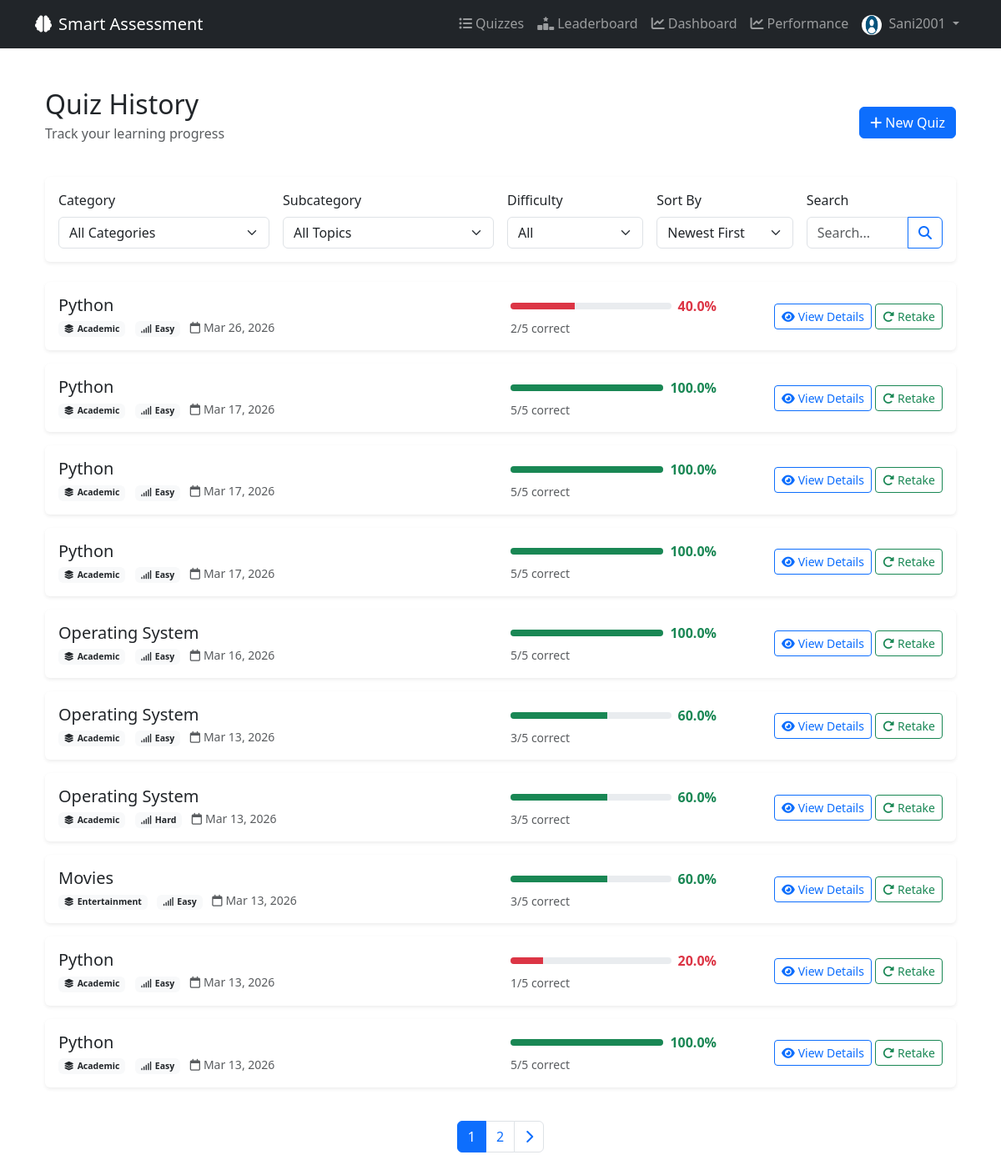
Page /quiz/history/ (signed in) on the committed database.
### users/models.py (models this page shows, shortened)
class Profile(models.Model):
    user = models.OneToOneField(User, on_delete=models.CASCADE, related_name='profile')
    image = models.ImageField(default='profile_pics/default.jpg', upload_to='profile_pics')
    bio = models.TextField(blank=True)
    preferences = models.TextField(blank=True)
    phone = models.CharField(max_length=15, blank=True)
    ROLE_CHOICES = [
        ('admin', 'Admin'),
        ('user', 'User'),
    ]
    role = models.CharField(max_length=10, choices=ROLE_CHOICES, default='user')
    total_score = models.FloatField(default=0)
    total_quizzes = models.IntegerField(default=0)
    average_score = models.FloatField(default=0)
    best_score = models.FloatField(default=0)
    show_on_leaderboard = models.BooleanField(default=True)
    streak = models.IntegerField(default=0)

### quiz/models.py (models this page shows, shortened)
class QuizResult(models.Model):
    user = models.ForeignKey(User, on_delete=models.CASCADE)
    quiz = models.ForeignKey(Quiz, on_delete=models.CASCADE)
    total_questions = models.IntegerField()
    correct_answers = models.IntegerField()
    score_percent = models.FloatField()
    is_pass = models.BooleanField(default=False)
    total_time_taken = models.IntegerField(default=0)  # seconds
    attempt_number = models.IntegerField(default=1)  # Track attempt number
    quiz_topic = models.CharField(max_length=200, blank=True)  # Store topic name for grouping
    difficulty = models.CharField(max_length=20, default='medium')  # Store difficulty
    created_at = models.DateTimeField(auto_now_add=True)
    class Meta:
        ordering = ['-created_at']

class Quiz(models.Model):
    subcategory = models.ForeignKey(SubCategory, on_delete=models.CASCADE, related_name='quizzes')
    difficulty = models.CharField(max_length=20, default='medium')
    question_count = models.PositiveIntegerField(default=10)
    timer_enabled = models.BooleanField(default=False)
    timer_duration_seconds = models.PositiveIntegerField(default=0)
    created_at = models.DateTimeField(auto_now_add=True)
    status = models.CharField(max_length=20, choices=[('in_progress', 'In Progress'), ('completed', 'Completed'), ('abandoned', 'Abandoned')], default='in_progress')
    last_accessed = models.DateTimeField(auto_now=True)
    current_question_index = models.PositiveIntegerField(default=0)

class SubCategory(models.Model):
    category = models.ForeignKey(
        Category,
        on_delete=models.CASCADE,
        related_name='subcategories'
    )
    name = models.CharField(max_length=100)
    description = models.TextField(blank=True)
    class Meta:
        unique_together = ('category', 'name')
        ordering = ['name']

class Category(models.Model):
    name = models.CharField(max_length=100, unique=True)
    description = models.TextField(blank=True)
    image = models.ImageField(upload_to='categories/', blank=True, null=True)
    class Meta:
        ordering = ['name']

### quiz/views.py (the view)
# urls.py: path('history/', views.quiz_history, name='history'),
@login_required
def quiz_history(request):
    quizzes = QuizResult.objects.filter(user=request.user).select_related(
        'quiz', 'quiz__subcategory', 'quiz__subcategory__category'
    )
    category = request.GET.get('category')
    if category and category.isdigit():
        quizzes = quizzes.filter(quiz__subcategory__category_id=int(category))
    subcategory = request.GET.get('subcategory')
    if subcategory and subcategory.isdigit():
        quizzes = quizzes.filter(quiz__subcategory_id=int(subcategory))
    elif subcategory:
        print(f"⚠️ Ignoring invalid subcategory filter: {subcategory}")
    difficulty = request.GET.get('difficulty')
    if difficulty:
        quizzes = quizzes.filter(quiz__difficulty=difficulty)
    date_from = request.GET.get('date_from')
    if date_from:
        quizzes = quizzes.filter(created_at__gte=date_from)
    date_to = request.GET.get('date_to')
    if date_to:
        quizzes = quizzes.filter(created_at__lte=date_to)
    search = request.GET.get('search')
    if search:
        quizzes = quizzes.filter(
            Q(quiz__subcategory__name__icontains=search) |
            Q(quiz__subcategory__category__name__icontains=search)
        )
    sort_by = request.GET.get('sort', '-created_at')
    valid_sort_fields = ['created_at', '-created_at', 'score_percent', '-score_percent',
                        'quiz__subcategory__name', '-quiz__subcategory__name']
    if sort_by in valid_sort_fields:
        quizzes = quizzes.order_by(sort_by)
    paginator = Paginator(quizzes, 10)
    page_number = request.GET.get('page')
    page_obj = paginator.get_page(page_number)
    from django.db.models import Count
    category_ids = QuizResult.objects.filter(
    user=request.user
    ).values_list(
    'quiz__subcategory__category_id', flat=True
    ).distinct()
    categories = Category.objects.filter(id__in=category_ids)
    subcategory_ids = QuizResult.objects.filter(
    user=request.user
    ).values_list(
    'quiz__subcategory_id', flat=True
    ).distinct()
    subcategories = SubCategory.objects.filter(id__in=subcategory_ids)
    safe_category = category if category and category.isdigit() else ''
    safe_subcategory = subcategory if subcategory and subcategory.isdigit() else ''
    context = {
        'page_obj': page_obj,
        'categories': categories,
        'subcategories': subcategories,
        'current_filters': {
            'category': safe_category,
            'subcategory': safe_subcategory,
            'difficulty': difficulty if difficulty else '',
            'date_from': date_from if date_from else '',
            'date_to': date_to if date_to else '',
            'search': search if search else '',
            'sort': sort_by,
        }
    }
    return render(request, 'quiz/quiz_history.html', context)

### templates/quiz/quiz_history.html (shortened to what this page needs)
{% extends 'base.html' %}
{% block content %}
<div class="container py-4">
    <div class="d-flex justify-content-between align-items-center mb-4">
        <div>
            <h2 class="mb-1">Quiz History</h2>
            <p class="text-muted">Track your learning progress</p>
        </div>
        <a href="{% url 'quiz:category_list' %}" class="btn btn-primary">
            <i class="fa-solid fa-plus me-1"></i>New Quiz
        </a>
    </div>
    <div class="card border-0 shadow-sm mb-4">
        <div class="card-body">
            <form method="GET" id="filterForm">
                <div class="row g-3">
                    <div class="col-md-3">
                        <label class="form-label">Category</label>
                        <select name="category" class="form-select" onchange="this.form.submit()">
                            <option value="">All Categories</option>
                        </select>
                    </div>
                    <div class="col-md-3">
                        <label class="form-label">Subcategory</label>
                        <select name="subcategory" class="form-select" onchange="this.form.submit()">
                            <option value="">All Topics</option>
                        </select>
                    </div>
                    <div class="col-md-2">
                        <label class="form-label">Difficulty</label>
                        <select name="difficulty" class="form-select" onchange="this.form.submit()">
                            <option value="">All</option>
                        </select>
                    </div>
                    <div class="col-md-2">
                        <label class="form-label">Sort By</label>
                        <select name="sort" class="form-select" onchange="this.form.submit()">
                            <option value="-created_at" {% if current_filters.sort == '-created_at' %}selected{% endif %}>Newest First</option>
                        </select>
                    </div>
                    <div class="col-md-2">
                        <label class="form-label">Search</label>
                        <div class="input-group">
                            <input type="text" name="search" class="form-control"
                                   value="{{ current_filters.search|default:'' }}"
                                   placeholder="Search...">
                            <button class="btn btn-outline-primary" type="submit">
                                <i class="fa-solid fa-search"></i>
                            </button>
                        </div>
                    </div>
                </div>
            </form>
        </div>
    </div>
    <div class="row">
        {% for result in page_obj %}
        <div class="col-12 mb-3">
            <div class="card border-0 shadow-sm hover-card">
                <div class="card-body">
                    <div class="row align-items-center">
                        <div class="col-md-6">
                            <h5 class="mb-1">
                                <a href="{% url 'quiz:quiz_results' result.id %}" class="text-decoration-none text-dark">
                                    {{ result.quiz.subcategory.name }}
                                </a>
                            </h5>
                            <div class="text-muted small">
                                <span class="badge bg-light text-dark me-2">
                                    <i class="fa-solid fa-layer-group me-1"></i>{{ result.quiz.subcategory.category.name }}
                                </span>
                                <span class="badge bg-light text-dark me-2">
                                    <i class="fa-solid fa-signal me-1"></i>{{ result.quiz.difficulty|title }}
                                </span>
                                <span>
                                    <i class="fa-regular fa-calendar me-1"></i>{{ result.created_at|date:"M d, Y" }}
                                </span>
                            </div>
                        </div>
                        <div class="col-md-3">
                            <div class="d-flex align-items-center">
                                <div class="progress flex-grow-1 me-2" style="height: 8px;">
                                    <div class="progress-bar {% if result.is_pass %}bg-success{% else %}bg-danger{% endif %}"
                                         role="progressbar"
                                         style="width: {{ result.score_percent }}%"></div>
                                </div>
                                <span class="fw-bold {% if result.is_pass %}text-success{% else %}text-danger{% endif %}">
                                    {{ result.score_percent|floatformat:1 }}%
                                </span>
                            </div>
                            <div class="small text-muted mt-1">
                                {{ result.correct_answers }}/{{ result.total_questions }} correct
                            </div>
                        </div>
                        <div class="col-md-3 text-end">
                            <a href="{% url 'quiz:quiz_results' result.id %}" class="btn btn-outline-primary btn-sm">
                                <i class="fa-solid fa-eye me-1"></i>View Details
                            </a>
                            <a href="{% url 'quiz:retake_quiz' result.id %}" class="btn btn-outline-success btn-sm">
                                <i class="fa-solid fa-rotate-right me-1"></i>Retake
                            </a>
                        </div>
                    </div>
                </div>
            </div>
        </div>
        {% endfor %}
    </div>
    {% if page_obj.has_other_pages %}
    <nav class="mt-4">
        <ul class="pagination justify-content-center">
            {% for num in page_obj.paginator.page_range %}
                {% if page_obj.number == num %}
                <li class="page-item active"><span class="page-link">{{ num }}</span></li>
                {% elif num > page_obj.number|add:'-3' and num < page_obj.number|add:'3' %}
                <li class="page-item">
                    <a class="page-link" href="?page={{ num }}{% for key, value in request.GET.items %}{% if key != 'page' %}&{{ key }}={{ value }}{% endif %}{% endfor %}">{{ num }}</a>
                </li>
                {% endif %}
            {% endfor %}
            {% if page_obj.has_next %}
            <li class="page-item">
                <a class="page-link" href="?page={{ page_obj.next_page_number }}{% for key, value in request.GET.items %}{% if key != 'page' %}&{{ key }}={{ value }}{% endif %}{% endfor %}">
                    <i class="fa-solid fa-chevron-right"></i>
                </a>
            </li>
            {% endif %}
        </ul>
    </nav>
    {% endif %}
</div>
{% endblock %}

### templates/base.html (shortened to what this page needs)
<!doctype html>
<html lang="en">
<head>
    <link href="https://cdn.jsdelivr.net/npm/bootstrap@5.3.3/dist/css/bootstrap.min.css" rel="stylesheet">
    <link rel="stylesheet"
          href="https://cdnjs.cloudflare.com/ajax/libs/font-awesome/6.5.1/css/all.min.css">
</head>
<body>
<nav class="navbar navbar-expand-lg navbar-dark bg-dark">
    <div class="container">
        <a class="navbar-brand" href="">
            <i class="fa-solid fa-brain me-2"></i>Smart Assessment
        </a>
        <div class="collapse navbar-collapse" id="navbarNav">
            <ul class="navbar-nav ms-auto">
                {% if user.is_authenticated %}
                <li class="nav-item">
                    <a class="nav-link" href="{% url 'quiz:category_list' %}">
                        <i class="fa-solid fa-list-ul me-1"></i>Quizzes
                    </a>
                </li>
                <li class="nav-item">
                    <a class="nav-link" href="{% url 'quiz:leaderboard' %}">
                        <i class="fa-solid fa-ranking-star me-1"></i>Leaderboard
                    </a>
                </li>
                <li class="nav-item">
                    <a class="nav-link" href="{% url 'dashboard' %}">
                        <i class="fa-solid fa-chart-line me-1"></i>Dashboard
                    </a>
                </li>
                <li class="nav-item">
    <a class="nav-link" href="{% url 'quiz:quiz_comparison' %}">
        <i class="fa-solid fa-chart-line me-1"></i>Performance
    </a>
</li>
                <li class="nav-item dropdown">
                    <a class="nav-link dropdown-toggle" href="#" role="button" data-bs-toggle="dropdown">
                        {% if user.profile.image and user.profile.image != 'default.jpg' %}
                        <img src="{{ user.profile.image.url }}" width="24" height="24" class="rounded-circle me-1">
                        {% else %}
                        <i class="fa-solid fa-user-circle me-1"></i>
                        {% endif %}
                        {{ user.username }}
                    </a>
                </li>
                {% endif %}
            </ul>
        </div>
    </div>
</nav>
<div class="container mt-4">
    {% block content %}{% endblock %}
</div>
</body>
</html>

### templates/quiz/quiz_history.html (style rules this page uses)
.hover-card { transition: all 0.2s ease; }

### rows in the picture
QuizResult: quiz.subcategory.name "Python", quiz.subcategory.category.name "Academic", quiz.difficulty "Easy", created_at "Mar 26, 2026", is_pass False (drawn), score_percent "40.0", correct_answers "2", total_questions "5"
QuizResult: quiz.subcategory.name "Python", quiz.subcategory.category.name "Academic", quiz.difficulty "Easy", created_at "Mar 17, 2026", is_pass True (drawn), score_percent "100.0", correct_answers "5", total_questions "5"
QuizResult: quiz.subcategory.name "Python", quiz.subcategory.category.name "Academic", quiz.difficulty "Easy", created_at "Mar 17, 2026", is_pass True (drawn), score_percent "100.0", correct_answers "5", total_questions "5"
QuizResult: quiz.subcategory.name "Python", quiz.subcategory.category.name "Academic", quiz.difficulty "Easy", created_at "Mar 17, 2026", is_pass True (drawn), score_percent "100.0", correct_answers "5", total_questions "5"
QuizResult: quiz.subcategory.name "Operating System", quiz.subcategory.category.name "Academic", quiz.difficulty "Easy", created_at "Mar 16, 2026", is_pass True (drawn), score_percent "100.0", correct_answers "5", total_questions "5"
QuizResult: quiz.subcategory.name "Operating System", quiz.subcategory.category.name "Academic", quiz.difficulty "Easy", created_at "Mar 13, 2026", is_pass True (drawn), score_percent "60.0", correct_answers "3", total_questions "5"
QuizResult: quiz.subcategory.name "Operating System", quiz.subcategory.category.name "Academic", quiz.difficulty "Hard", created_at "Mar 13, 2026", is_pass True (drawn), score_percent "60.0", correct_answers "3", total_questions "5"
QuizResult: quiz.subcategory.name "Movies", quiz.subcategory.category.name "Entertainment", quiz.difficulty "Easy", created_at "Mar 13, 2026", is_pass True (drawn), score_percent "60.0", correct_answers "3", total_questions "5"
QuizResult: quiz.subcategory.name "Python", quiz.subcategory.category.name "Academic", quiz.difficulty "Easy", created_at "Mar 13, 2026", is_pass False (drawn), score_percent "20.0", correct_answers "1", total_questions "5"
QuizResult: quiz.subcategory.name "Python", quiz.subcategory.category.name "Academic", quiz.difficulty "Easy", created_at "Mar 13, 2026", is_pass True (drawn), score_percent "100.0", correct_answers "5", total_questions "5"

### other values in the picture
{{ user.username }} "Sani2001"
{{ num }} "1"
{{ num }} "2"
